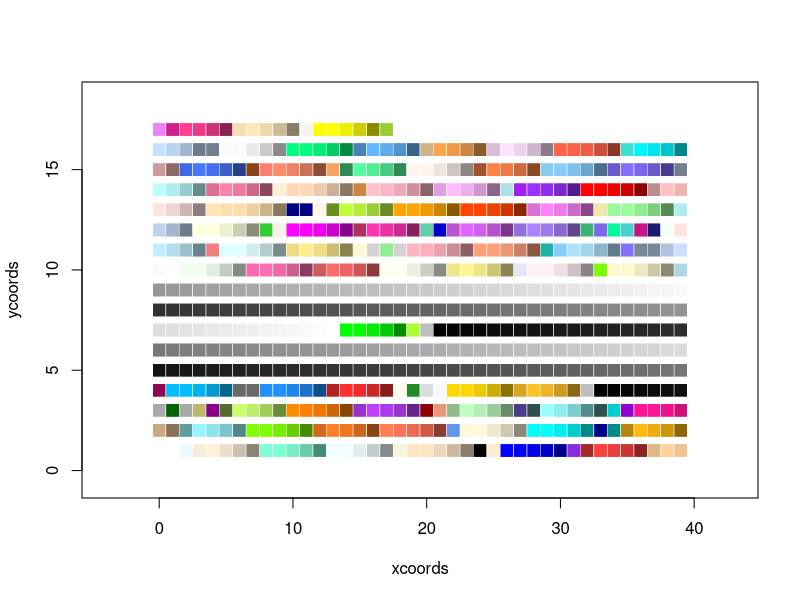
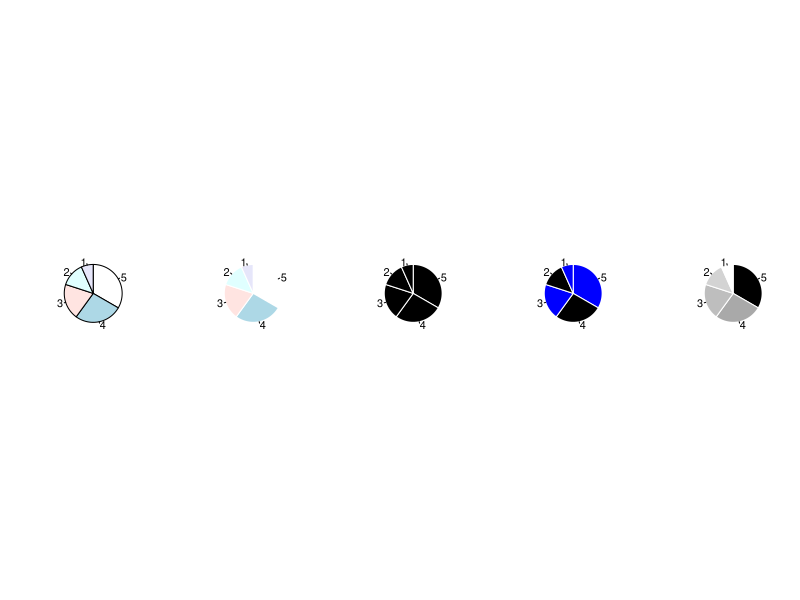

Source code (R) for these figures, in order: (Note: this script raises an error after producing the figures.)
#### Build color grid for intro
xcoords <- c()
ycoords <- c()
rownum <- 1
for (i in 1:length(colors())) {
	colnum <- i %% 40
	if (colnum == 0) {
		rownum <- rownum + 1
	}
	xcoords <- c(xcoords, colnum)
	ycoords <- c(ycoords, rownum)
}
symbols(xcoords, ycoords, squares=rep(1, length(colors())), inches=FALSE, bg=colors(), fg="#ffffff", lwd=0.5)


### Color by data

par(mfrow=c(1,5))

# Playing with the col argument
fakedata <- c(5, 4, 3, 2, 1)
pie(fakedata, clockwise=TRUE, labels=fakedata)
pie(fakedata, clockwise=TRUE, labels=fakedata, border="white")
pie(fakedata, clockwise=TRUE, labels=fakedata, border="white", col="black")
pie(fakedata, clockwise=TRUE, labels=fakedata, border="white", col=c("blue", "black"))
pie(fakedata, clockwise=TRUE, labels=fakedata, border="white", col=c("black", "dark gray", "gray", "light gray", "white"))


### Color Schemes

# Available colors
colors()
hsv()
rgb()

colorRampPalette()
palette()


# Number of data points
numdata <- length(fakedata)

par(mfrow=c(1,4))

# Gray color scheme
grays <- gray(0:numdata / numdata)
pie(fakedata, clockwise=TRUE, labels=fakedata, border="white", col=grays)

# Heat scheme from yellow to red
heatcols <- heat.colors(length(fakedata))
pie(fakedata, clockwise=TRUE, labels=fakedata, border="white", col=heatcols)

# All the colors of the rainbow
rainbowcols <- rainbow(numdata)
pie(fakedata, clockwise=TRUE, labels=fakedata, border="white", col=rainbowcols)

# Topographic color scheme
topocols <- topo.colors(numdata)
pie(fakedata, clockwise=TRUE, labels=fakedata, border="white", col=topocols)


## Introducing ColorBrewer

# Load RColorBrewer package
library(RColorBrewer)

# Blue color scheme from ColorBrewer
blues <- brewer.pal(numdata, "Blues")
pie(fakedata, clockwise=TRUE, labels=fakedata, border="white", col=blues)

# Reverse the previous blue color scheme
blues.rev <- rev(blues)
pie(fakedata, clockwise=TRUE, labels=fakedata, border="white", col=blues.rev)


### Picking Your Own Colors

# Use a color ramp
pal <- colorRampPalette(c("light gray", "red"))
colors <- pal(numdata)
pie(fakedata, clockwise=TRUE, labels=fakedata, border="white", col=colors)

# Some more fake data and default colors
morefakedata <- c(5, 3, 2, 6, 8, 1, 3)
pie(morefakedata, clockwise=TRUE, labels=morefakedata)

# Build color ramp and palette
fakemax <- max(morefakedata)
pal2 <- colorRampPalette(c("#f2f2f2", "#821122"))
numshades <- 20
colors2 <- pal2(numshades)

# Make chart with color ramp
morecolors <- c()
for (i in 1:length(morefakedata)) {
	colindex <- round((morefakedata[i] / fakemax) * numshades)
	morecolors <- c(morecolors, colors2[colindex])
}
pie(morefakedata, clockwise=TRUE, labels=morefakedata, border="white", col=morecolors)





